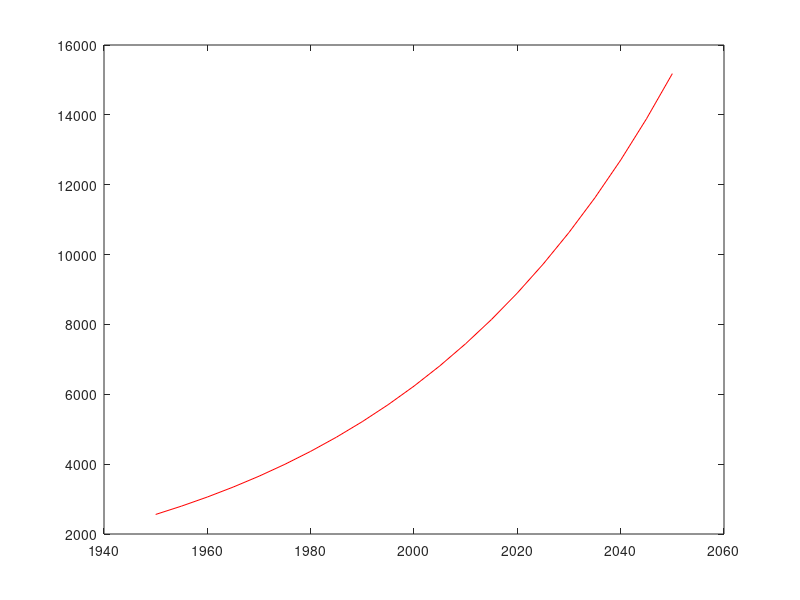
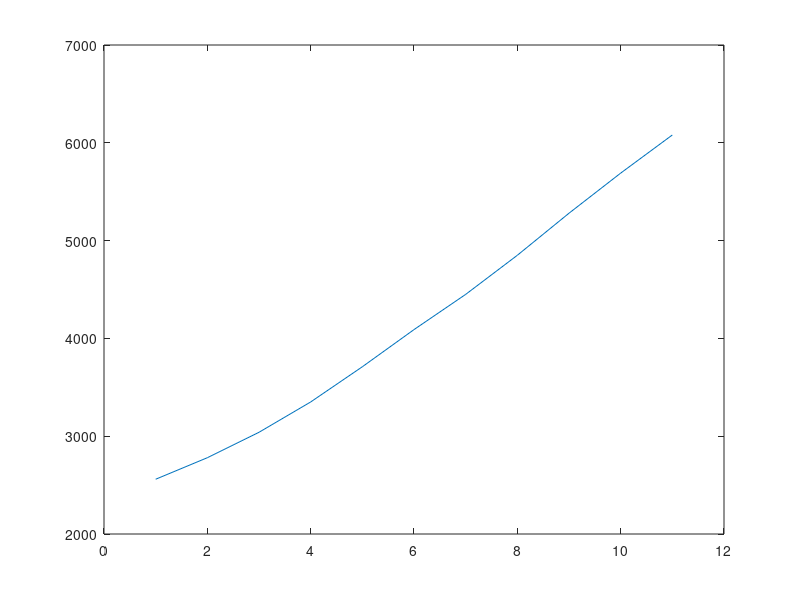

MATLAB code to generate these figures, in order:
clc
clear all
close all
kg=0.0178;
ti=1950;
tf=2050;
dt=5;
t=ti:dt:tf;
n=length(t);
p=zeros(1,n);
p(1)=2560;
f=@(t,p) kg*p;



for i=1:n-1
    s1=f(t(i),p(i));
    s2=f(t(i)+(dt/2),p(i)+s1*(dt/2));
    s3=f(t(i)+(dt/2),p(i)+s2*(dt/2));
    s4=f(t(i+1),p(i)+s3*dt);
    s=(1/6)*(s1+2*s2+2*s3+s4);
    p(i+1)=p(i)+dt*s;
end
figure
plot(t,p,'r')
figure
m=[2560,2780,3040,3350,3710,4090,4450,4850,5280,5690,6080];
plot(m)

    